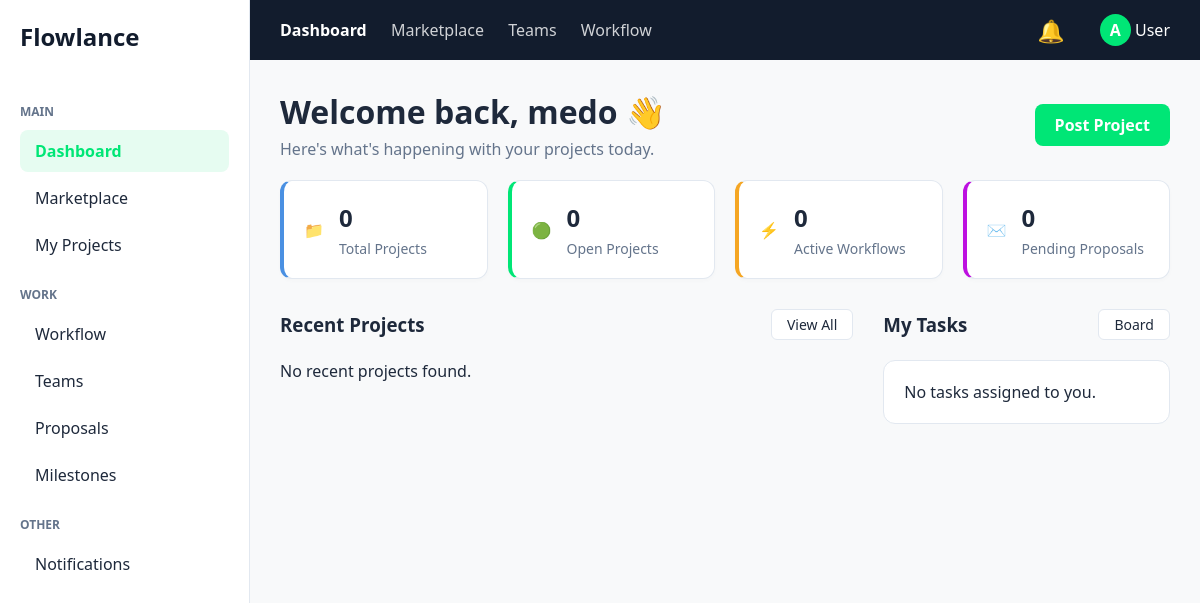
The app's page /, older data.
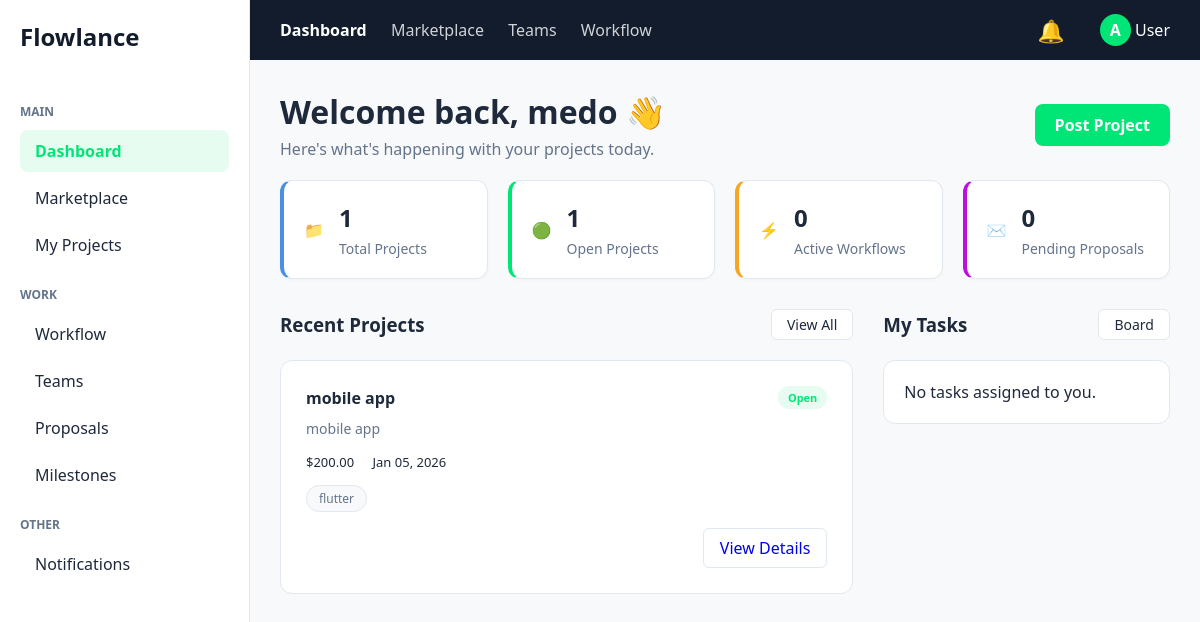
The same page, newer data.
### apps/projects/models.py (models this page shows, shortened)
class Project(models.Model):
    STATUS_CHOICES = (
        ('OPEN', 'Open'),
        ('IN_PROGRESS', 'In Progress'),
        ('COMPLETED', 'Completed'),
    )
    client = models.ForeignKey(settings.AUTH_USER_MODEL, on_delete=models.CASCADE, related_name='projects')
    title = models.CharField(max_length=255)
    description = models.TextField()
    budget = models.DecimalField(max_digits=10, decimal_places=2)
    deadline = models.DateField()
    status = models.CharField(max_length=20, choices=STATUS_CHOICES, default='OPEN')
    skills_required = TaggableManager()
    created_at = models.DateTimeField(auto_now_add=True)
    updated_at = models.DateTimeField(auto_now=True)

### apps/projects/views.py (the view)
# urls.py: path('', views.dashboard_view, name='dashboard'),
def dashboard_view(request):
    user = request.user if request.user.is_authenticated else User.objects.first()
    if not user:
        return render(request, 'projects/dashboard.html', {})
    stats = get_dashboard_stats(user)
    recent_projects = get_recent_projects(user)
    user_tasks = get_user_tasks(user)
    context = {
        'username': user.username,
        'total_projects': stats['total_projects'],
        'open_projects': stats['open_projects'],
        'active_workflows': stats['active_workflows'],
        'pending_proposals': stats['pending_proposals'],
        'recent_projects': recent_projects,
        'user_tasks': user_tasks,
    }
    return render(request, 'projects/dashboard.html', context)

### apps/projects/context_processors.py (called while the page is built)
def notifications_processor(request):
    user = request.user if request.user.is_authenticated else User.objects.first()
    if user:
        unread_count = Notification.objects.filter(user=user, is_read=False).count()
        return {'unread_notifications_count': unread_count}
    return {'unread_notifications_count': 0}

### apps/projects/services.py (called while the page is built)
def get_dashboard_stats(user):
    total_projects = Project.objects.filter(client=user).count()
    open_projects = Project.objects.filter(client=user, status='OPEN').count()
    active_workflows = Project.objects.filter(client=user, status='IN_PROGRESS').count()
    pending_proposals = Proposal.objects.filter(project__client=user, status='PENDING').count()
    return {
        'total_projects': total_projects,
        'open_projects': open_projects,
        'active_workflows': active_workflows,
        'pending_proposals': pending_proposals,
    }

def get_user_tasks(user):
    return Task.objects.filter(assignee=user)[:5]

### templates/projects/dashboard.html (shortened to what this page needs)
{% extends 'base.html' %}
{% block content %}
<div class="dashboard-header" style="display: flex; justify-content: space-between; align-items: center;">
    <div>
        <h1>Welcome back, {{ username }} 👋</h1>
        <p style="color: var(--text-muted); margin-top: 5px;">Here's what's happening with your projects today.</p>
    </div>
    <a href="{% url 'projects:create_project' %}" style="background-color: var(--primary-green); color: white; border: none; padding: 10px 20px; border-radius: 8px; font-weight: bold; cursor: pointer; text-decoration: none; display: inline-block;">
        Post Project
    </a>
</div>
<div class="stats-grid">
    <div class="stat-card" style="border-left: 4px solid #4a90e2;">
        <div class="icon">📁</div>
        <div>
            <h3>{{ total_projects }}</h3>
            <p>Total Projects</p>
        </div>
    </div>
    <div class="stat-card" style="border-left: 4px solid var(--primary-green);">
        <div class="icon">🟢</div>
        <div>
            <h3>{{ open_projects }}</h3>
            <p>Open Projects</p>
        </div>
    </div>
    <div class="stat-card" style="border-left: 4px solid #f5a623;">
        <div class="icon">⚡</div>
        <div>
            <h3>{{ active_workflows }}</h3>
            <p>Active Workflows</p>
        </div>
    </div>
    <div class="stat-card" style="border-left: 4px solid #bd10e0;">
        <div class="icon">✉️</div>
        <div>
            <h3>{{ pending_proposals }}</h3>
            <p>Pending Proposals</p>
        </div>
    </div>
</div>
<div class="content-grid">
    <div class="projects-section">
        <div class="section-header">
            <h3>Recent Projects</h3>
            <a href="#" class="view-btn">View All</a>
        </div>
        {% for project in recent_projects %}
        <div class="project-card">
            <div class="project-header">
                <h4>{{ project.title }}</h4>
                <span class="status-badge status-{{ project.status|lower }}">{{ project.get_status_display }}</span>
            </div>
            <p class="project-desc">{{ project.description|truncatewords:15 }}</p>
            <div class="project-meta">
                <span>${{ project.budget }}</span>
                <span>{{ project.deadline|date:"M d, Y" }}</span>
            </div>
            <div class="project-tags">
                {% for tag in project.skills_required.all %}
                <span class="tag">{{ tag.name }}</span>
                {% endfor %}
            </div>
            <div class="project-actions">
                <a href="{% url 'projects:project_detail' project.id %}" class="btn-outline" style="text-decoration: none; display: inline-block;">View Details</a>
            </div>
        </div>
        {% empty %}
        <p>No recent projects found.</p>
        {% endfor %}
    </div>
    <div class="tasks-section">
        <div class="section-header">
            <h3>My Tasks</h3>
            <a href="#" class="view-btn">Board</a>
        </div>
        <div class="task-list">
            {% for task in user_tasks %}
            <div class="task-item">
                <div class="task-info">
                    <h4>{{ task.name }}</h4>
                    <p>{{ task.project.title }}</p>
                </div>
                <div style="display: flex; align-items: center; gap: 10px;">
                    <span class="status-badge task-{{ task.status|lower }}">{{ task.get_status_display }}</span>
                    {% if task.status == 'TO_DO' %}
                    <a href="{% url 'projects:update_task_status' task.id 'IN_PROGRESS' %}" class="btn-outline" style="padding: 4px 8px; font-size: 12px; text-decoration: none;">Start</a>
                    {% elif task.status == 'IN_PROGRESS' %}
                    <a href="{% url 'projects:update_task_status' task.id 'SUBMITTED' %}" class="btn-primary" style="padding: 4px 8px; font-size: 12px; text-decoration: none;">Submit</a>
                    {% endif %}
                </div>
            </div>
            {% empty %}
            <p>No tasks assigned to you.</p>
            {% endfor %}
        </div>
    </div>
</div>
{% endblock %}

Row changes from the older to the newer data that the page shows:
added Project: title "mobile app", status "Open", description "mobile app", budget "200.00", deadline "Jan 05, 2026"
added Tag: name "flutter"
Text that changed along with them:
{{ total_projects }}: "0" → "1"
{{ open_projects }}: "0" → "1"
text no longer shown: "No recent projects found."
